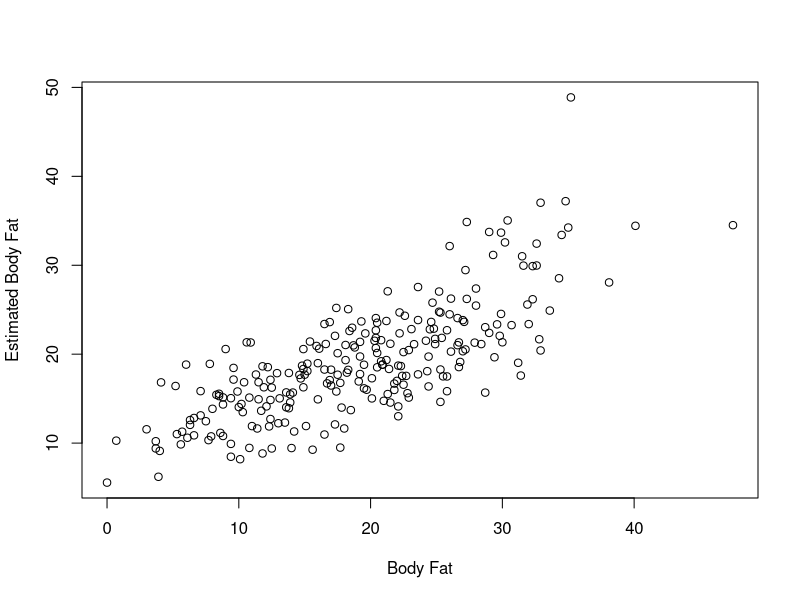

Write the R code that produced this figure.
bodyfat <- read.csv("Data/bodyfat.csv")
names(bodyfat)

fit <- lm(BodyFat ~ Age + Weight + Chest + Wrist + BMI, data=bodyfat)
summary(fit)
coef(fit)

pdf("images/chapter_regression/fitbodyfat.pdf", width=6, height=4)
plot(bodyfat$BodyFat, fit$fitted.values, xlab="Body Fat",
     ylab="Estimated Body Fat")
dev.off()

print(fit)

print(10)
